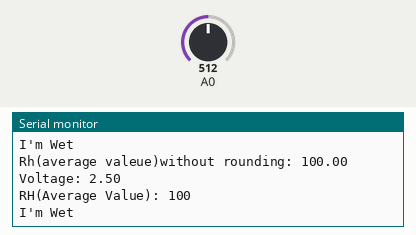
A sketch run on a simulated Arduino Uno, built with avr-gcc and run on an emulated ATmega328P. Parts: the last lines printed to the serial monitor. The inputs (shaded band) are chosen by the test bench; at power-on: A0 = 512.

Above: at 1.2 s.
1.3 s: A0 set to 822
At 2.6 s:
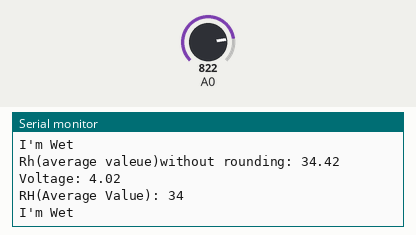
2.8 s: A0 set to 846
At 3.8 s:
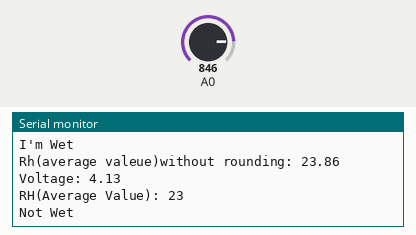
Timing chart, 0 to 5.8 s (numbered marks = the images above; inputs shaded):
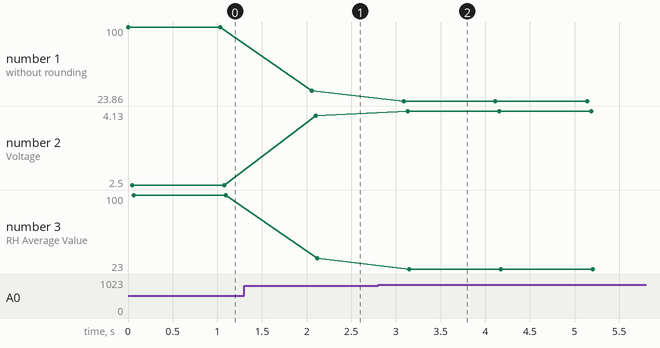

Measured:
- the behaviour switches between 832 and 833 on A0 (found by bisection; images 1 and 2)
- after the input at 1.3 s, the serial monitor: prints a new line after 0.76 s (image 1)
- after the input at 2.8 s, the serial monitor: prints a new line after 0.29 s (image 2)
- plotted number 1: 100 → 34.42 after the input at 1.3 s, 34.42 → 23.86 after the input at 2.8 s
- plotted number 2: 2.5 → 4.02 after the input at 1.3 s, 4.02 → 4.13 after the input at 2.8 s
- plotted number 3: 100 → 34 after the input at 1.3 s, 34 → 23 after the input at 2.8 s

The sketch:

Moisture.ino
```cpp
//avg values
unsigned long int avgval;
int buffer_arr[10], temp;

void setup() {
  Serial.begin(9600);
}

void loop() {
  for (int i = 0; i < 10; i++)
  {
    buffer_arr[i] = analogRead(A0);
  }
  for (int i = 0; i < 9; i++)
  {
    for (int j = i + 1; j < 10; j++)
    {
      if (buffer_arr[i] > buffer_arr[j])
      {
        temp = buffer_arr[i];
        buffer_arr[i] = buffer_arr[j];
        buffer_arr[j] = temp;
      }
    }
  }

  avgval = 0;
  for (int i = 2; i < 8; i++)
    avgval += buffer_arr[i];

  float voltage = avgval * (5.0 / 1023.0) / 6;
  float rh = (((voltage - 4.4) * -1) * 90);

  rh = constrain(rh, 0, 100);
  Serial.print("Rh(average valeue)without rounding: ");
  Serial.println(rh);

  int int_rh = (rh);
  int_rh = constrain(int_rh, 0, 100);

  Serial.print("Voltage: ");
  Serial.println(voltage);

  Serial.print("RH(Average Value): ");
  Serial.println(int_rh);

  if (rh < 30)
  {
    Serial.println("Not Wet");
  }

  if (rh > 30)
  {
    Serial.println("I'm Wet");
  }


  delay (1000);
}
```
